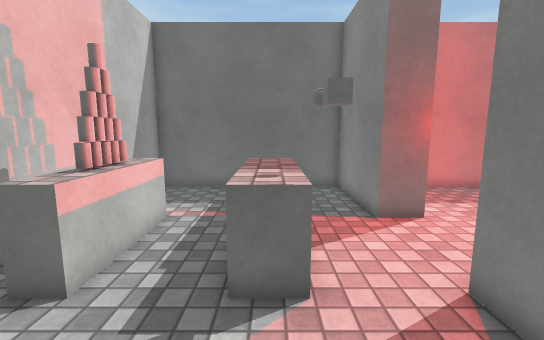
View 1 (above)

13 first-person views from a walk through a Unity game level. The camera is 1.4 m above the floor, tilts 8° down and sees 90° across. The floor is counted in squares, 0.5 m on a side. Each view is taken from the middle of a square. On the plan, view 1 faces up. The plan holds only what a view shows up to about 19 squares ahead; the rest is blank. The player character is not drawn. Door leaves are left out, so doorways stand open. Surface patterns are stand-ins for the level's own textures.

View 2
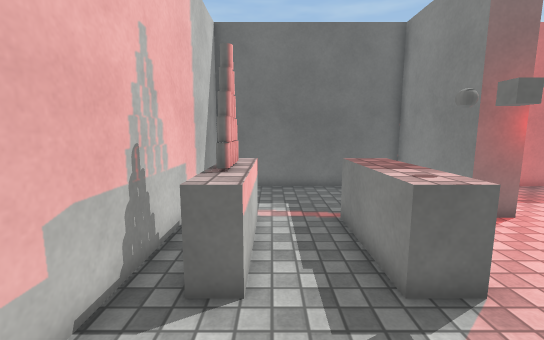

View 3
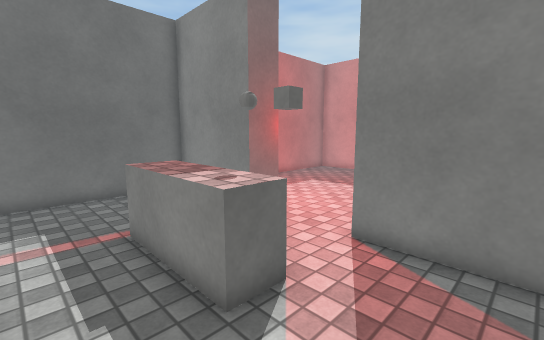

View 4
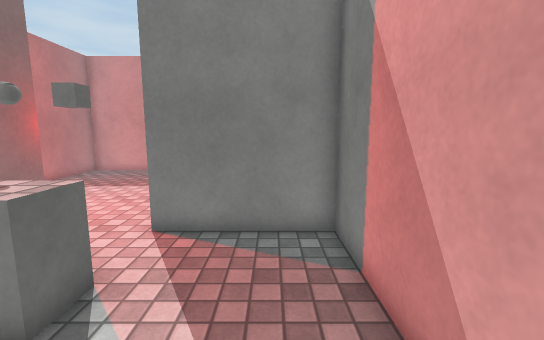

View 5
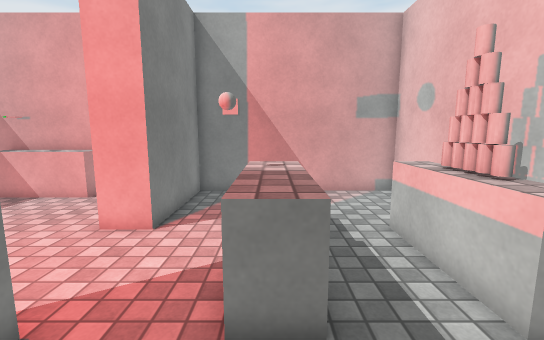

View 6
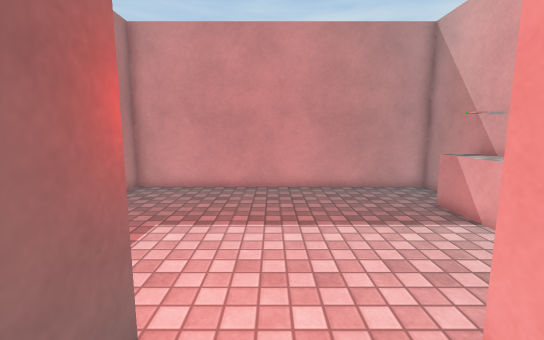

View 7
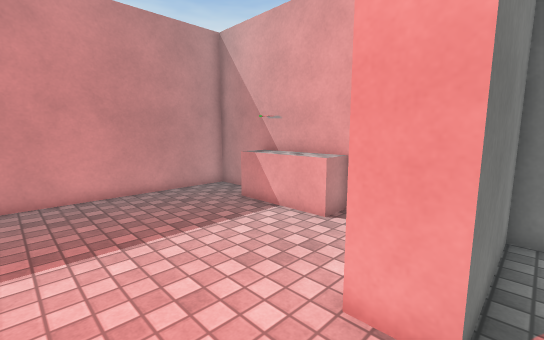

View 8
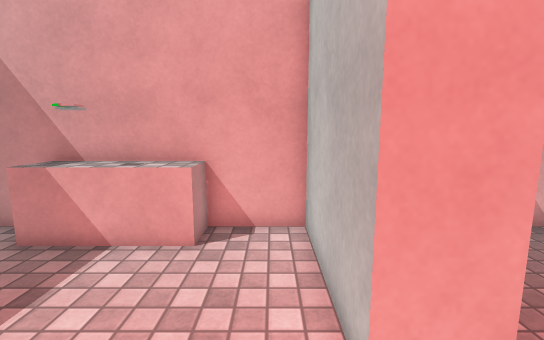

View 9
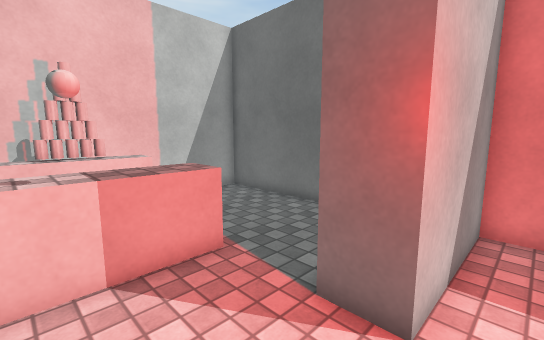

View 10
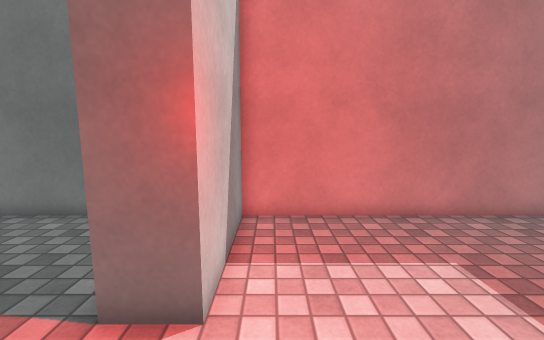

View 11
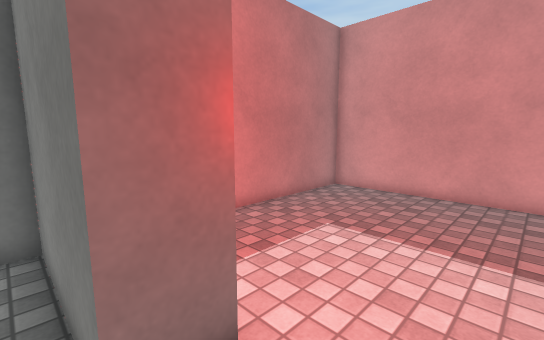

View 12
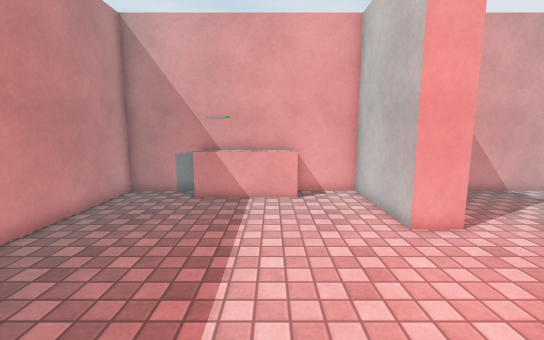

View 13
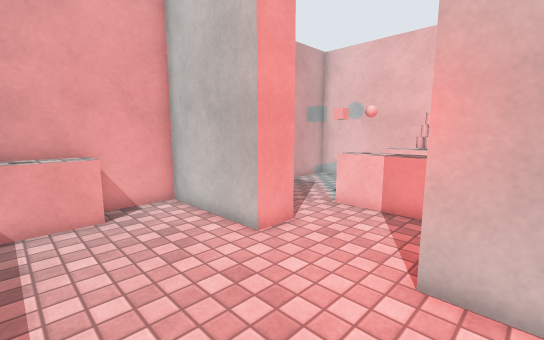

### Floor plan
Points are (right, up) in squares from view 1. A wall is a line through its corners. A room is listed if a view was taken in it or the views show most of it. See-through windows are left out.
Room 1 (views 1, 2, 3, 4, 5, 6, 7, 11)
walls: (-3.7, 7.3) (-4, 5.7); (-3.7, 6.5) (-4.1, 5.7); (-3.9, 7.3) (-4.1, 6.8); (-4, 7.2) (-3.8, 6.7) (-4, 6.3) (-3.8, 5.9); (-4.1, 7.4) (-3.8, 5.8); (3.5, 8.6) (3.5, 13.9) (-5.8, 13.9) (-5.8, -0.8) (3.5, -0.8) (3.5, 4.4)
low walls: (-3.5, 8.8) (-3.5, 4.3) (-4.5, 4.3)
ways out: open door at (4.5, 6.5) to room 2
objects: block (-1, 4) to (1, 9); other object (1, 5); other object (1, 6)
Room 2 (views 8, 9, 10, 12, 13)
walls: (5, 4.4) (5, -0.8) (15.8, -0.8) (15.8, 13.9) (5, 13.9) (5, 8.6)
ways out: open door at (4.5, 6.5) to room 1
objects: block (8, 0) to (12, 1)

Where each view was taken, in squares from view 1:
view 1: 0 up, 0 right, facing up
view 2: 0 up, 3 left, facing up
view 3: 1 up, 3 left, facing up-right
view 4: 1 up, 4 left, facing right
view 5: 12 up, 0 right, facing down
view 6: 7 up, 2 right, facing right
view 7: 8 up, 3 right, facing down-right
view 8: 7 up, 6 right, facing down
view 9: 5 up, 6 right, facing up-left
view 10: 5 up, 6 right, facing up
view 11: 6 up, 3 right, facing up-right
view 12: 12 up, 9 right, facing down
view 13: 10 up, 10 right, facing down-left
